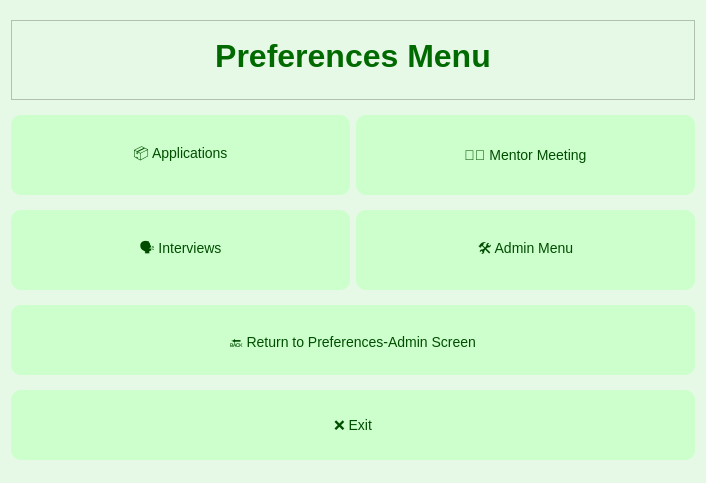
<?xml version="1.0" encoding="UTF-8"?>
<ui version="4.0">
 <class>AdminMenu</class>
 <widget class="QWidget" name="AdminMenu">
  <property name="geometry">
   <rect>
    <x>0</x>
    <y>0</y>
    <width>706</width>
    <height>483</height>
   </rect>
  </property>
  <property name="sizePolicy">
   <sizepolicy hsizetype="Expanding" vsizetype="Expanding">
    <horstretch>0</horstretch>
    <verstretch>0</verstretch>
   </sizepolicy>
  </property>
  <property name="minimumSize">
   <size>
    <width>400</width>
    <height>400</height>
   </size>
  </property>
  <property name="maximumSize">
   <size>
    <width>1250</width>
    <height>1000</height>
   </size>
  </property>
  <property name="styleSheet">
   <string notr="true">background-color: #e6f9e6;</string>
  </property>
  <layout class="QVBoxLayout" name="verticalLayout">
   <item>
    <widget class="QTextBrowser" name="textBrowser">
     <property name="maximumSize">
      <size>
       <width>900</width>
       <height>80</height>
      </size>
     </property>
     <property name="html">
      <string>&lt;!DOCTYPE HTML PUBLIC &quot;-//W3C//DTD HTML 4.0//EN&quot; &quot;http://www.w3.org/TR/REC-html40/strict.dtd&quot;&gt;
&lt;html&gt;&lt;head&gt;&lt;meta name=&quot;qrichtext&quot; content=&quot;1&quot; /&gt;&lt;meta charset=&quot;utf-8&quot; /&gt;&lt;style type=&quot;text/css&quot;&gt;
p, li { white-space: pre-wrap; }
hr { height: 1px; border-width: 0; }
li.unchecked::marker { content: &quot;\2610&quot;; }
li.checked::marker { content: &quot;\2612&quot;; }
&lt;/style&gt;&lt;/head&gt;&lt;body style=&quot; font-family:'Segoe UI'; font-size:9pt; font-weight:400; font-style:normal;&quot;&gt;
&lt;p align=&quot;center&quot; style=&quot;-qt-paragraph-type:empty; margin-top:0px; margin-bottom:0px; margin-left:0px; margin-right:0px; -qt-block-indent:0; text-indent:0px; font-family:'MS Shell Dlg 2'; font-size:7.8pt;&quot;&gt;&lt;br /&gt;&lt;/p&gt;
&lt;p align=&quot;center&quot; style=&quot; margin-top:0px; margin-bottom:0px; margin-left:0px; margin-right:0px; -qt-block-indent:0; text-indent:0px;&quot;&gt;&lt;span style=&quot; font-family:'MS Shell Dlg 2'; font-size:24pt; font-weight:600; color:#006a00;&quot;&gt;Preferences Menu&lt;/span&gt;&lt;/p&gt;&lt;/body&gt;&lt;/html&gt;</string>
     </property>
    </widget>
   </item>
   <item>
    <layout class="QHBoxLayout" name="row1Layout">
     <item>
      <widget class="QPushButton" name="btn_applications">
       <property name="maximumSize">
        <size>
         <width>16777215</width>
         <height>80</height>
        </size>
       </property>
       <property name="font">
        <font>
         <pointsize>-1</pointsize>
        </font>
       </property>
       <property name="styleSheet">
        <string notr="true">
                QPushButton {
                    background-color: #ccffcc;
                    border-radius: 10px;
                    padding: 10px;
                    font-size: 14px;
                    color: #004d00;
                }
                QPushButton:hover {
                    background-color: #99ff99;
                }
                QPushButton:pressed {
                    background-color: #66ff66;
                }
            </string>
       </property>
       <property name="text">
        <string>📦 Applications</string>
       </property>
      </widget>
     </item>
     <item>
      <widget class="QPushButton" name="btn_mentor">
       <property name="maximumSize">
        <size>
         <width>16777215</width>
         <height>80</height>
        </size>
       </property>
       <property name="styleSheet">
        <string notr="true">
                QPushButton {
                    background-color: #ccffcc;
                    border-radius: 10px;
                    padding: 10px;
                    font-size: 14px;
                    color: #004d00;
                }
                QPushButton:hover {
                    background-color: #99ff99;
                }
                QPushButton:pressed {
                    background-color: #66ff66;
                }
            </string>
       </property>
       <property name="text">
        <string>👩‍🏫 Mentor Meeting</string>
       </property>
      </widget>
     </item>
    </layout>
   </item>
   <item>
    <layout class="QHBoxLayout" name="row2Layout">
     <item>
      <widget class="QPushButton" name="btn_interviews">
       <property name="maximumSize">
        <size>
         <width>16777215</width>
         <height>80</height>
        </size>
       </property>
       <property name="styleSheet">
        <string notr="true">
                QPushButton {
                    background-color: #ccffcc;
                    border-radius: 10px;
                    padding: 10px;
                    font-size: 14px;
                    color: #004d00;
                }
                QPushButton:hover {
                    background-color: #99ff99;
                }
                QPushButton:pressed {
                    background-color: #66ff66;
                }
            </string>
       </property>
       <property name="text">
        <string>🗣️ Interviews</string>
       </property>
      </widget>
     </item>
     <item>
      <widget class="QPushButton" name="btn_admin_menu">
       <property name="maximumSize">
        <size>
         <width>16777215</width>
         <height>80</height>
        </size>
       </property>
       <property name="styleSheet">
        <string notr="true">
                QPushButton {
                    background-color: #ccffcc;
                    border-radius: 10px;
                    padding: 10px;
                    font-size: 14px;
                    color: #004d00;
                }
                QPushButton:hover {
                    background-color: #99ff99;
                }
                QPushButton:pressed {
                    background-color: #66ff66;
                }
            </string>
       </property>
       <property name="text">
        <string>🛠️ Admin Menu</string>
       </property>
      </widget>
     </item>
    </layout>
   </item>
   <item>
    <widget class="QPushButton" name="btn_return">
     <property name="maximumSize">
      <size>
       <width>16777215</width>
       <height>70</height>
      </size>
     </property>
     <property name="styleSheet">
      <string notr="true">
                QPushButton {
                    background-color: #ccffcc;
                    border-radius: 10px;
                    padding: 10px;
                    font-size: 14px;
                    color: #004d00;
                }
                QPushButton:hover {
                    background-color: #99ff99;
                }
                QPushButton:pressed {
                    background-color: #66ff66;
                }
            </string>
     </property>
     <property name="text">
      <string>🔙 Return to Preferences‑Admin Screen</string>
     </property>
    </widget>
   </item>
   <item>
    <widget class="QPushButton" name="btn_exit">
     <property name="maximumSize">
      <size>
       <width>16777215</width>
       <height>70</height>
      </size>
     </property>
     <property name="styleSheet">
      <string notr="true">
                QPushButton {
                    background-color: #ccffcc;
                    border-radius: 10px;
                    padding: 10px;
                    font-size: 14px;
                    color: #004d00;
                }
                QPushButton:hover {
                    background-color: #99ff99;
                }
                QPushButton:pressed {
                    background-color: #66ff66;
                }
            </string>
     </property>
     <property name="text">
      <string>❌ Exit</string>
     </property>
    </widget>
   </item>
  </layout>
 </widget>
 <resources/>
 <connections/>
</ui>
